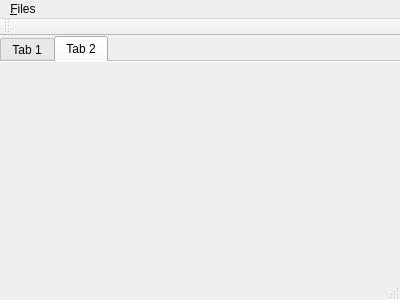
<?xml version="1.0" encoding="UTF-8"?>
<ui version="4.0">
 <class>MainWindow</class>
 <widget class="QMainWindow" name="MainWindow">
  <property name="geometry">
   <rect>
    <x>0</x>
    <y>0</y>
    <width>400</width>
    <height>300</height>
   </rect>
  </property>
  <property name="windowTitle">
   <string>MainWindow</string>
  </property>
  <widget class="QWidget" name="centralWidget">
   <layout class="QGridLayout" name="gridLayout">
    <property name="leftMargin">
     <number>0</number>
    </property>
    <property name="topMargin">
     <number>0</number>
    </property>
    <property name="rightMargin">
     <number>0</number>
    </property>
    <property name="bottomMargin">
     <number>0</number>
    </property>
    <property name="spacing">
     <number>0</number>
    </property>
    <item row="0" column="0">
     <widget class="QTabWidget" name="tabWidget">
      <property name="tabShape">
       <enum>QTabWidget::Rounded</enum>
      </property>
      <property name="currentIndex">
       <number>1</number>
      </property>
      <property name="documentMode">
       <bool>true</bool>
      </property>
      <widget class="QWidget" name="tab">
       <attribute name="title">
        <string>Tab 1</string>
       </attribute>
      </widget>
      <widget class="QWidget" name="tab_2">
       <attribute name="title">
        <string>Tab 2</string>
       </attribute>
      </widget>
     </widget>
    </item>
   </layout>
  </widget>
  <widget class="QMenuBar" name="menuBar">
   <property name="geometry">
    <rect>
     <x>0</x>
     <y>0</y>
     <width>400</width>
     <height>25</height>
    </rect>
   </property>
   <widget class="QMenu" name="menu_Files">
    <property name="title">
     <string>&amp;Files</string>
    </property>
    <addaction name="action_Quit"/>
   </widget>
   <addaction name="menu_Files"/>
  </widget>
  <widget class="QToolBar" name="mainToolBar">
   <attribute name="toolBarArea">
    <enum>TopToolBarArea</enum>
   </attribute>
   <attribute name="toolBarBreak">
    <bool>false</bool>
   </attribute>
  </widget>
  <widget class="QStatusBar" name="statusBar"/>
  <action name="action_Quit">
   <property name="text">
    <string>&amp;Quit</string>
   </property>
  </action>
 </widget>
 <layoutdefault spacing="6" margin="11"/>
 <resources/>
 <connections>
  <connection>
   <sender>action_Quit</sender>
   <signal>triggered()</signal>
   <receiver>MainWindow</receiver>
   <slot>close()</slot>
   <hints>
    <hint type="sourcelabel">
     <x>-1</x>
     <y>-1</y>
    </hint>
    <hint type="destinationlabel">
     <x>199</x>
     <y>149</y>
    </hint>
   </hints>
  </connection>
 </connections>
</ui>
